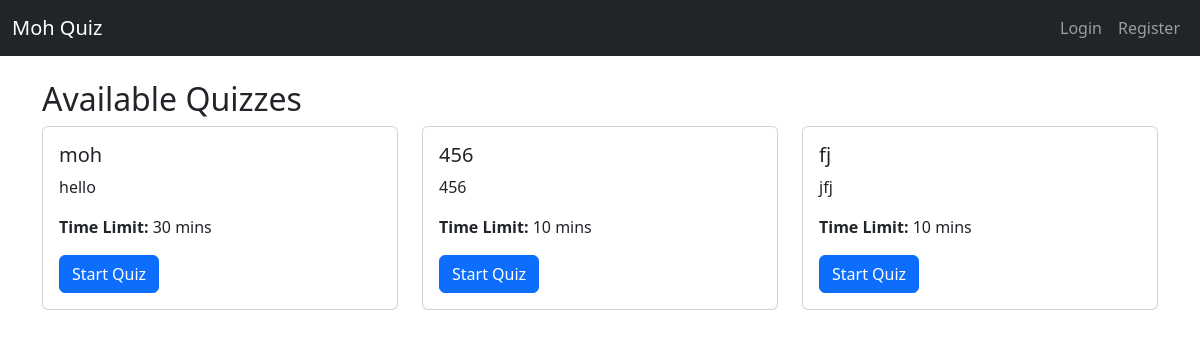
The page / on the database its author committed.
### quiz_app/models.py (models this page shows)
class Quiz(models.Model):
    user = models.ForeignKey(User, on_delete=models.CASCADE, related_name="creator")
    title = models.CharField(max_length=200)
    description = models.TextField()
    time_limit = models.IntegerField()
    quiz_password = models.CharField(max_length=100)

### quiz_app/views.py (the view)
# urls.py: path('', home, name='home'),  # Home page listing all quizzes
def home(request):
    quizzes = Quiz.objects.all()
    return render(request, "quiz_app/home.html", {"quizzes": quizzes})

### templates/quiz_app/home.html (shortened to what this page needs)
{% extends 'quiz_app/base.html' %}
{% block content %}
<h2>Available Quizzes</h2>
<div class="row">
    {% for quiz in quizzes %}
        <div class="col-md-4">
            <div class="card mb-3">
                <div class="card-body">
                    <h5 class="card-title">{{ quiz.title }}</h5>
                    <p class="card-text">{{ quiz.description }}</p>
                    <p><strong>Time Limit:</strong> {{ quiz.time_limit }} mins</p>
                    <a href="{% url 'student_details' quiz.id %}" class="btn btn-primary">Start Quiz</a>
                </div>
            </div>
        </div>
    {% empty %}
        <p>No quizzes available.</p>
    {% endfor %}
</div>
{% endblock %}

### rows shown on the page
Quiz: title "moh", description "hello", time_limit "30"
Quiz: title "456", description "456", time_limit "10"
Quiz: title "fj", description "jfj", time_limit "10"
